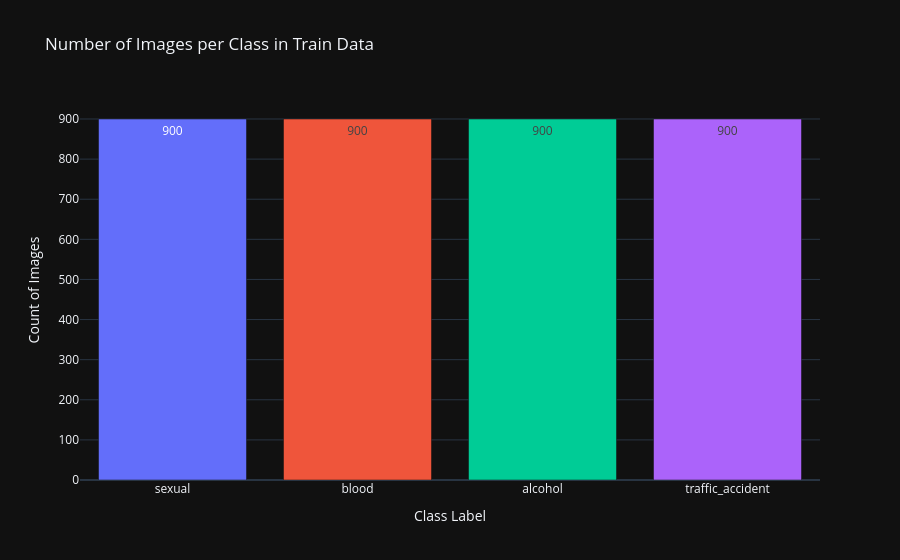

The notebook cell saved with this chart:
### Markdown cell above
# Visualize dataset

### Code cell
fig = px.bar(
    x=class_labels,
    y=counts,
    template='plotly_dark',
    color=class_labels,
    title='Number of Images per Class in Train Data',
    labels={'x': 'Class Label', 'y': 'Count of Images'},
    text=counts
)

fig.update_layout(
    xaxis_title='Class Label',
    yaxis_title='Count of Images',
    showlegend=False
)

fig.show()
print("Class Distribution Plotted")

### Figure 1 — Plotly figure (JSON) as saved in the notebook; plotly's stock layout.template omitted (floating-point values rounded to 4 significant figures)
{"data": [{"alignmentgroup": "True", "hovertemplate": "color=sexual<br>Class Label=%{x}<br>Count of Images=%{y}<br>text=%{text}<extra></extra>", "legendgroup": "sexual", "marker": {"color": "#636efa", "pattern": {"shape": ""}}, "name": "sexual", "offsetgroup": "sexual", "orientation": "v", "showlegend": true, "text": [900.0], "textposition": "auto", "x": ["sexual"], "xaxis": "x", "y": [900], "yaxis": "y", "type": "bar"}, {"alignmentgroup": "True", "hovertemplate": "color=blood<br>Class Label=%{x}<br>Count of Images=%{y}<br>text=%{text}<extra></extra>", "legendgroup": "blood", "marker": {"color": "#EF553B", "pattern": {"shape": ""}}, "name": "blood", "offsetgroup": "blood", "orientation": "v", "showlegend": true, "text": [900.0], "textposition": "auto", "x": ["blood"], "xaxis": "x", "y": [900], "yaxis": "y", "type": "bar"}, {"alignmentgroup": "True", "hovertemplate": "color=alcohol<br>Class Label=%{x}<br>Count of Images=%{y}<br>text=%{text}<extra></extra>", "legendgroup": "alcohol", "marker": {"color": "#00cc96", "pattern": {"shape": ""}}, "name": "alcohol", "offsetgroup": "alcohol", "orientation": "v", "showlegend": true, "text": [900.0], "textposition": "auto", "x": ["alcohol"], "xaxis": "x", "y": [900], "yaxis": "y", "type": "bar"}, {"alignmentgroup": "True", "hovertemplate": "color=traffic_accident<br>Class Label=%{x}<br>Count of Images=%{y}<br>text=%{text}<extra></extra>", "legendgroup": "traffic_accident", "marker": {"color": "#ab63fa", "pattern": {"shape": ""}}, "name": "traffic_accident", "offsetgroup": "traffic_accident", "orientation": "v", "showlegend": true, "text": [900.0], "textposition": "auto", "x": ["traffic_accident"], "xaxis": "x", "y": [900], "yaxis": "y", "type": "bar"}], "layout": {"xaxis": {"anchor": "y", "domain": [0.0, 1.0], "title": {"text": "Class Label"}}, "yaxis": {"anchor": "x", "domain": [0.0, 1.0], "title": {"text": "Count of Images"}}, "legend": {"title": {"text": "color"}, "tracegroupgap": 0}, "title": {"text": "Number of Images per Class in Train Data"}, "barmode": "relative", "showlegend": false}}
